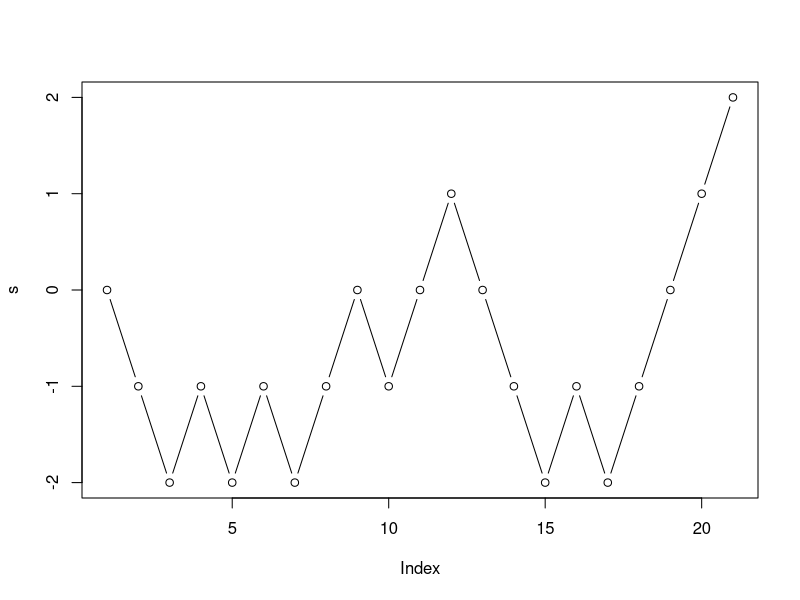

The R source for this figure: (Note: this script raises an error after producing the figure.)
# How a matrix works in R
matrix(1:4,ncol = 2, nrow = 2)
# Sign gives values of 1, -1 or 0, if the value is positive, negative or 0 
sign(0)

# 20 - step simple random walk simulation
p <- 0.5 # probability of an upward step
q <- 1 - p # probability of an downward step
Nt <- 20 # number of time steps
Np <- 1 # number of paths
z <- matrix(runif(Nt*Np), nrow = Nt) # we crate a matrix of random numbers
x <- sign(p-z) # here we transform uniform numbers into binomial (1, -1)
s <- matrix(0, Nt+1, Np) # we create the place holders


for (k in 1:Nt) {
  s[k+1,] <- s[k,] + x[k,]
}

# now we fill the matrix s with the random binomial numbers of x
# note how we are starting from 0 (k+1)
# each value will be the previous plus a random shock

plot(s, type="b")

runif()


# Many simulations of a one-year daily walk

Nt <- 252 # number of trading years in a year (no holidays and weekends)
Np <- 1e4 # 10,000 possible paths
z <- matrix(runif(Nt*Np), nrow = Nt) # we crate a matrix of u-random numbers
x <- sign(p-z) # here we transform uniform numbers into binomial (1, -1)
s <- matrix(0, Nt+1, Np) # we create the place holders

for (k in 1:Nt) {
  s[k+1,] <- s[k,] + x[k,]
}

matplot(s[,1:3], type = "b")
